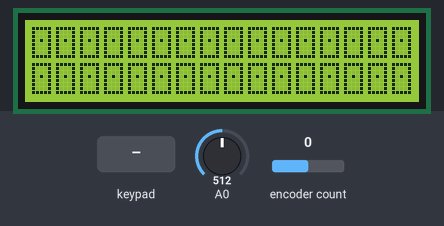
A sketch run on a simulated ATtiny85, built with avr-gcc and run on an emulated ATtiny85. Parts: 16×2 character LCD. Inputs (shaded band) come from the test bench; at power-on: A0 = 512, encoder count 0.

Above: at 1.3 s.
1.4 s: key 'a' pressed
At 2.1 s:
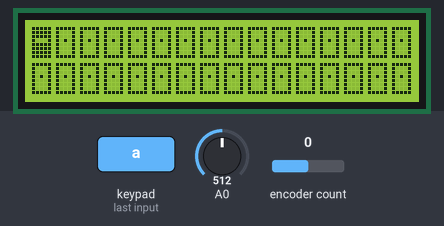
2.9 s: key 'b' pressed
At 4.1 s:
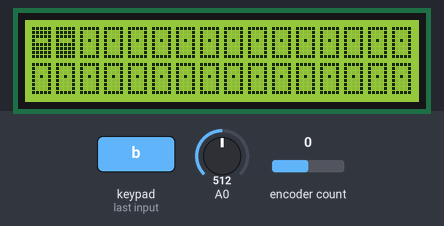
4.4 s: key 'c' pressed
At 5.3 s:
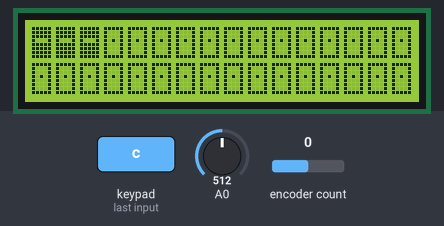
5.9 s: key 'd' pressed
At 6.7 s:
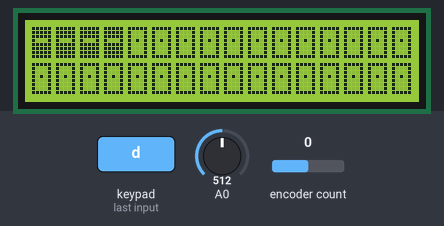
7.4 s: key 'e' pressed
At 7.7 s:
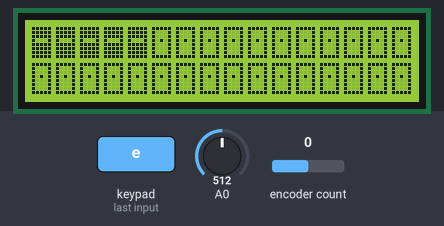
8.9 s: key 'f' pressed
At 9.9 s:
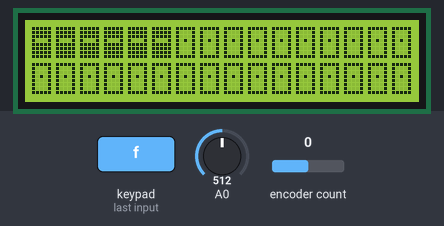
Timing chart, 0 to 11.4 s (numbered marks = the images above; inputs shaded):
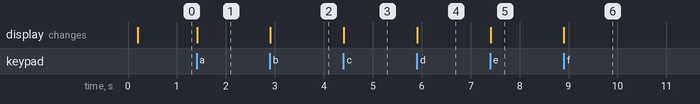

Measured:
- after the input at 1.4 s, the display: changes at once (image 1)
- after the input at 2.9 s, the display: changes at once (image 2)
- after the input at 4.4 s, the display: changes at once (image 3)
- after the input at 5.9 s, the display: changes at once (image 4)
- after the input at 7.4 s, the display: changes at once (image 5)
- after the input at 8.9 s, the display: changes at once (image 6)

The sketch:

arduino.ino
```cpp
#include <Keypad.h>
#include <Button.h>
#include <Encoder.h>

#include "src/Grid.h"
#include "src/LiquidExt.h"
// #include "src/Grid.h"


  // Keypad variables
const byte KEYPAD_ROWS = 4;
const byte KEYPAD_COLS = 4;

char keys[KEYPAD_ROWS][KEYPAD_COLS] = {
  {'a','b','c','d'},
  {'e','f','g','h'},
  {'i','j','k','l'},
  {'m','n','o','p'}
};

byte rowPins[KEYPAD_ROWS] = {6, 7, 8, 9};
byte colPins[KEYPAD_COLS] = {5, 4, 3, 2};

Keypad keypad = Keypad( makeKeymap(keys), rowPins, colPins, KEYPAD_ROWS, KEYPAD_COLS );

  // Play/Pause button variable
Button playPauseButton(53);
bool playPauseButtonState = false;

  // Channels variables
Button channels[4] = {Button(46), Button(48), Button(50), Button(52)};
int currentChannel = 0;

  // Screen variables
LiquidExt screen = LiquidExt(0x27, 16, 4);

  // Potentiometer and BPM
int bpmTime = 120;
int potPin = 54;
int potVal = 0;

  // Sequencing grid
Grid grid;
int lenght = 16; // TBD: lenght of pattern
int stepCounter = 0;

  // Variables for millis() (to omit delay() function)
unsigned long time = 0;
unsigned long timeLastAction = 0;

// Temporary variables
const int ledPin =  17;
  // Encoder
Encoder encoderChannels[4] = {Encoder(39, 37), Encoder(39, 37), Encoder(39, 37), Encoder(39, 37)};
long oldPosition[4] = {-999, -999, -999, -999};
int soundChoice[4] = {0, 0, 0, 0};


void setup() {
  Serial.begin(9600);

    // Screen init
  screen.init();
  for(int i=0; i<4; ++i){
    for(int j=0; j<16; ++j){
      screen.printSignInPosition(j, i, grid.getSingleGrid(i, j));
    }
  }
    // Channel buttons init
  for(int i = 0; i < 4; ++i) {
    channels[i].begin();
  }

    // screen.printInPosition(0, i, grid.getGridChannel(i))
  // playPauseButton.begin();
  // pinMode(ledPin, OUTPUT);
  // digitalWrite(ledPin, HIGH);
}


void loop() {
  // Serial.println(0);
  long newPosition = encoderChannels[currentChannel].read();
  // Serial.println(newPosition);
  if (newPosition != oldPosition[currentChannel]) {
    // Serial.println(newPosition, oldPosition);
    // if (newPosition > oldPosition) {
    //   soundChoice[currentChannel] = (soundChoice[currentChannel] + 1) % 4;
    //   oldPosition = newPosition -1;
    // }
    // if (newPosition < oldPosition){
    //   soundChoice[currentChannel] = (soundChoice[currentChannel] - 1) % 4;
    //   oldPosition = newPosition + 1;
    // }

    oldPosition[currentChannel] = newPosition;
    // encoder increments by 2, hence why dividing to keep one "step" 1, not 2
    soundChoice[currentChannel] = oldPosition[currentChannel] / 2;
  }

    // BPM setting

  bpmTime = bpmCheck();

    // Check if channel was changed
  changeChannels();

   // Step sequencer editing
  if(sequenceEdit()) {
  }
    // Play/Pause button
  playPause();

 // Send msg to RPI after delay time between steps
 if ( (millis() - timeLastAction > bpmTime) && playPauseButtonState) {
   String msgToRpi = grid.getGridState(stepCounter, soundChoice);
   timeLastAction = millis();
   if(msgToRpi.length()) {
     // grid.getGrid();
     Serial.println(msgToRpi); // Sending msg to RPI
   }

   // Move to another step
   stepCounter++;
   if (stepCounter > 15) stepCounter = 0;
 }
}


int bpmCheck() {
  int bpmVal = map(analogRead(potPin), 0, 1023, 60, 180);
  return 60000 / bpmVal / 4;
}

int sequenceEdit() {
  int key = keypad.getKey();
  if (key != NO_KEY){
    // Serial.println(key);
    grid.updateGridSingle(currentChannel, key - 97);
    screen.printSignInPosition(key - 97, currentChannel, grid.getSingleGrid(currentChannel, key - 97));
    // grid.getGrid();
    return 1;
  }
  return 0;
}

void changeChannels() {
  for(int i = 0; i < 4; ++i) {
    if (channels[i].released()) currentChannel = i;
  }
}

void playPause() {
  if (playPauseButton.released()) {
    playPauseButtonState = !playPauseButtonState;
    if (playPauseButtonState == true) stepCounter = 0;
  }
}
```

Buttons.cpp
```cpp
#include "Buttons.h"

char Buttons::check_button() {
  return keypad.getKey();
}

void Buttons::action() {
// //   for (int currentButton=0; currentButton<NUMBUTTONS; currentButton++){
//     for (int currentButton = 0; currentButton < 4; currentButton++){
//     if (buttonIsPressed[currentButton]){
//       Serial.println("Buttons is pressed");
//     //   digitalWrite(ledPin, LOW);
//       // if (buttonIsPressed[currentButton] == 2) {
//       //   // action 2
//       //   Serial.println("1");
//       // }
//       // if (buttonIsPressed[currentButton] == 3) {
//       //   // action 3
//       //   Serial.println("2");
//       // }
//       // if (buttonIsPressed[currentButton] == 4) {
//       //   // action 4
//       //   Serial.println("3");
//       // }
//       // if (buttonIsPressed[currentButton] == 5) {
//       //   // action 3
//       //   Serial.println("4");
//       // }
//     }
//     else {
//       digitalWrite(ledPin, HIGH);
//     }
//   }
}
```

Buttons.h
```cpp
#ifndef BUTTONS_H
#define BUTTONS_H

#include <Keypad.h>

class Buttons {
    private:
        static const byte KEYPAD_ROWS = 4;
        static const byte KEYPAD_COLS = 4;

        int menuStates[3] = {0, 1, 2};

        int keys[KEYPAD_ROWS][KEYPAD_COLS] = {
            {0, 1, 2, 3},
            {4, 5, 6, 7},
            {8, 9, 10, 11},
            {12, 13, 14, 15}
        };

        byte rowPins[KEYPAD_ROWS] = {2, 3, 4, 5};
        byte colPins[KEYPAD_COLS] = {6, 7, 8, 9};

        Keypad keypad = Keypad( makeKeymap(keys), rowPins, colPins, KEYPAD_ROWS, KEYPAD_COLS );

    public:

        void action();
        char check_button();
};

#endif
```

Grid.cpp
```cpp
#include "Grid.h"

bool Grid::updateGridSingle(int channel, int step) {
    grid[channel][step] = !grid[channel][step];
}

String Grid::getGridState(int step, int soundChoice[]) {
    String gridString = "";

  for (int channel = 0; channel < 4; ++channel) {
    String tempChannelSymbol = "";
    if (grid[channel][step] == true) {
      switch(channel) {
        case 0:
          tempChannelSymbol = "0:" + String(soundChoice[0]);
          break;
        case 1:
          tempChannelSymbol = "1:" + String(soundChoice[1]);
          break;
        case 2:
          tempChannelSymbol = "2:" + String(soundChoice[2]);
          break;
        case 3:
          tempChannelSymbol = "3:" + String(soundChoice[3]);
          break;
      }
    gridString = String(gridString + tempChannelSymbol + "$");
    }
  }
  if (gridString.length()) {
    gridString = String(gridString + "%");
  }
  return gridString;
};

String Grid::getGrid() {
  String channelSequence = "";
  for (int j = 0; j < 4; j++) {
    for (int i = 0; i < 16; ++i) {
      if (grid[j][i] == true) {
        channelSequence += 'X';
      } else {
        channelSequence += 'O';
      }
    }
  }
  return channelSequence;


  // // Serial.println("Grid: ");
  // for (int j = 0; j < 4; j++){
  //   // Serial.print("Channel ");
  //   // Serial.print(j);
  //   // Serial.print(" ");
  //   for (int i = 0; i < 16; i++)
  //     Serial.print(grid[j][i]);
  // // Serial.println(" ");
  // }
  // // Serial.println(" ");
}

String Grid::getGridChannel(int channel) {
  String channelSequence = "";
  for (int i = 0; i < 16; ++i) {
    if (grid[channel][i] == true) {
      channelSequence += 'X';
    } else {
      channelSequence += 'O';
    }
  }
  return channelSequence;
}

bool Grid::getSingleGrid(int channel, int step) {
  return this->grid[channel][step];
}

void Grid::gridFlipState(int channel, int step) {
  // Serial.print("Flipped: ");
  // Serial.println(step);
  // Serial.print("State before: ");
  // Serial.println(grid[1][step]);

  grid[1][step] = !grid[1][step];
}
```

Grid.h
```cpp
#ifndef GRID_H
#define GRID_H
#include <Arduino.h>

class Grid {
    private:
        bool grid[4][16] = {
            {false, false, false, false, false, false, false, false, false, false, false, false, false, false, false, false},
            {false, false, false, false, false, false, false, false, false, false, false, false, false, false, false, false},
            {false, false, false, false, false, false, false, false, false, false, false, false, false, false, false, false},
            {false, false, false, false, false, false, false, false, false, false, false, false, false, false, false, false}
            // {true, false, false, false, true, false, false, false, true, false, false, false, true, false, false, false},
            // {true, true, true, true, true, true, true, true, true, true, true, true, true, true, true, true},
            // {false, false, false, false, true, false, false, false, false, false, false, false, false, false, false, false},
            // {false, false, false, false, false, false, false, false, false, false, false, false, true, false, false, false}
        };

    public:
        String getGridState(int step, int soundChoice[]);
        String getGrid();
        bool updateGridSingle(int channel, int step);
        void gridFlipState(int channel, int step);
        String getGridChannel(int channel);
        bool getSingleGrid(int channel, int step);
};

#endif
```

LiquidExt.cpp
```cpp
#include "LiquidExt.h"

LiquidExt::LiquidExt(uint8_t lcd_Addr, uint8_t lcd_cols, uint8_t lcd_rows)
{
    this->lcd = new LiquidCrystal_I2C(lcd_Addr, lcd_cols, lcd_rows);

    _Addr = lcd_Addr;
    _cols = lcd_cols;
    _rows = lcd_rows;
}


LiquidExt::~LiquidExt()
{
    delete this->lcd;
}

// inicjalizacja i tworzenie znaków customowych
void LiquidExt::init()
{
    this->lcd->init();
    this->lcd->createChar((uint8_t)EMPTY, this->empty);
    this->lcd->createChar((uint8_t)FILL, this->fill);
    this->lcd->backlight();
}
// ustawienie cursora na danej pozycji z uwzględnieniem poprawionej tablicy offsetów
void LiquidExt::setCursor(uint8_t col, uint8_t row)
{
	if ( row > _rows ) {
		row = _rows-1;    // we count rows starting w/0
	}
	this->lcd->command(LCD_SETDDRAMADDR | (col + this->row_offsets[row]));
}

// wypisanie stringa na danej pozycji
void LiquidExt::printInPosition(uint8_t col, uint8_t row, const char* str)
{
    this->setCursor(col, row);
    this->lcd->print(str);
}

// wypisanie customowego znaku na danej pozycji
void LiquidExt::printSignInPosition(uint8_t col, uint8_t row, uint8_t sign)
{
    this->setCursor(col, row);
    this->lcd->write((uint8_t) sign);
}

// Print pustego grida
void LiquidExt::clearGrid()
{
    for(uint8_t i = 0; i < this->_rows; ++i)
    {
        for(uint8_t j = 0; j < this->_cols; ++j)
        {
           this->printSignInPosition(j, i, (uint8_t) EMPTY);
        }
    }
}

void LiquidExt::printGrid(uint8_t* gridArray)
{
    for(uint8_t i = 0; i < this->_rows; ++i)
    {
        for(uint8_t j = 0; j < this->_cols; ++j)
        {
            // jeśli na pozycji [i][j] w przekazanej tablicy jest "1",
            // wyświetli tam znak FILL
            if(*(gridArray+i*this->_cols + j))
                this->printSignInPosition(j, i, (uint8_t) FILL);
        }
    }
}
```

LiquidExt.h
```cpp
#include <LiquidCrystal_I2C.h>

#define EMPTY 0
#define FILL 1

class LiquidExt
{
public:
  LiquidCrystal_I2C* lcd;
  LiquidExt(uint8_t lcd_Addr, uint8_t lcd_cols, uint8_t lcd_rows);
  ~LiquidExt();

  void init();
  void setCursor(uint8_t col, uint8_t row);
  void printInPosition(uint8_t col, uint8_t row, const char* str);
  void printSignInPosition(uint8_t col, uint8_t row, uint8_t sign);
  void clearGrid();
  void printGrid(uint8_t* gridArray);

private:
  uint8_t _Addr;
  uint8_t _numlines;
  uint8_t _cols;
  uint8_t _rows;
  uint8_t row_offsets[4] = {0x00, 0x40, 0x10, 0x50};

////////// Znaki customowe, można utworzyć do 8
  uint8_t empty[8] = {
    0b11111,
    0b10001,
    0b10001,
    0b10101,
    0b10001,
    0b10001,
    0b10001,
    0b11111};

  uint8_t fill[8] = {
    0b11111,
    0b11111,
    0b11111,
    0b10001,
    0b11111,
    0b11111,
    0b11111,
    0b11111};
};
```

Screen.cpp
```cpp
#include "Screen.h"

Screen::Screen(LiquidCrystal_I2C lcdObject) {
    lcd = &lcdObject;
    lcd->init();
    lcd->backlight();
    lcd->setCursor(0, 0);
    lcd->print("aaaa    aaaa");
}

void Screen::printToScreen(int row, String sequence) {
    lcd->setCursor(0, 0);
    lcd->print("Welcome");

    // lcd.setCursor(0, 0); // First row

    // lcd.setCursor(0,1); // Second row

    // lcd.setCursor(-4,2); // Third row

    // lcd.setCursor(-4,3); // Forth row
}
```

Screen.h
```cpp
#ifndef BUTTONS_H
#define BUTTONS_H

#include <LiquidCrystal_I2C.h>

class Screen {
    private:
        LiquidCrystal_I2C *lcd; // lcdColumns, lcdRows

    public:
        Screen(LiquidCrystal_I2C lcdObject);

        void printToScreen(int row, String sequence);
};

#endif
```
